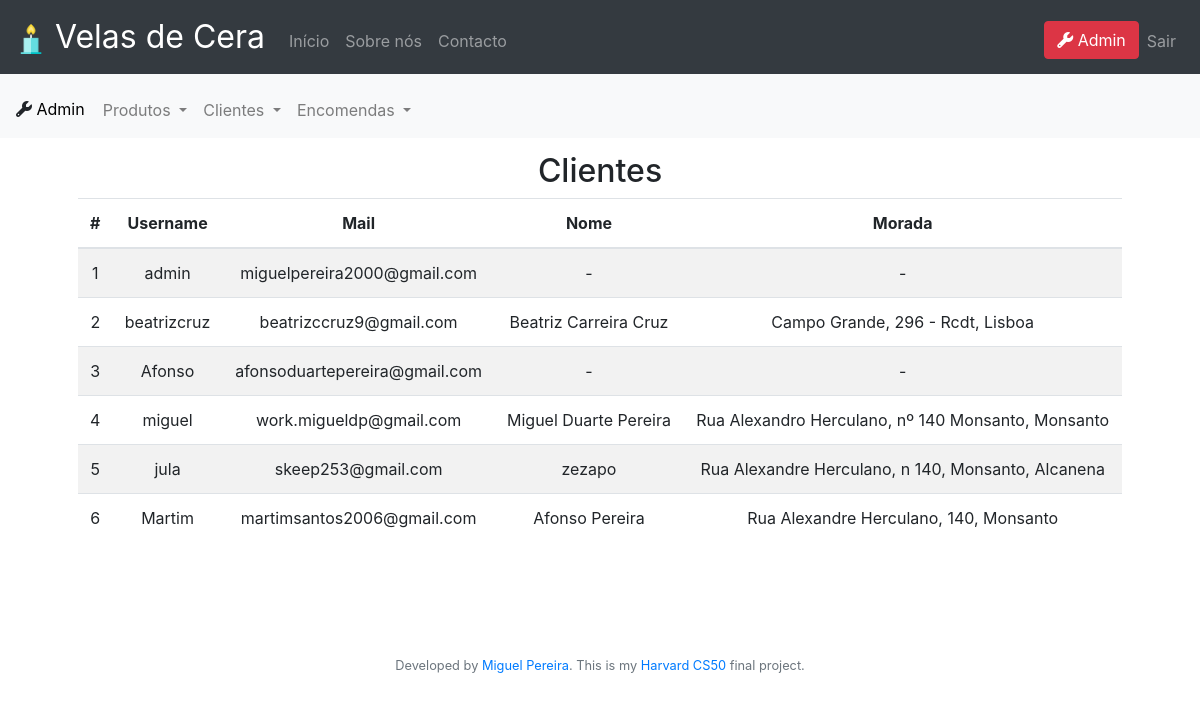
The app's page /admin/clientes (signed in), older data.
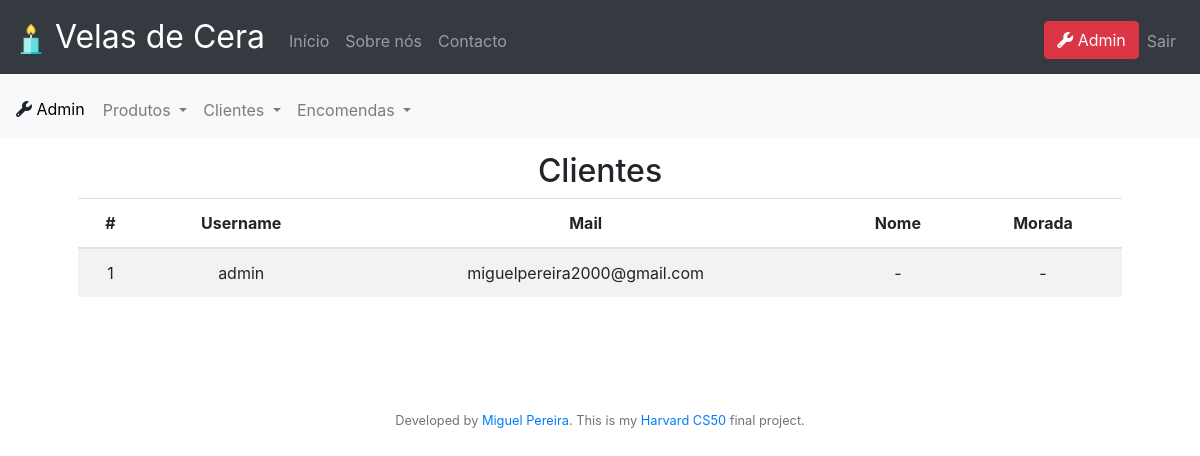
The same page, newer data.
### tables this page shows
CREATE TABLE users (id integer not null primary key autoincrement, username text not null, hash text not null, mail text not null unique, tipo text not null);

CREATE TABLE morada (user_id integer unique not null, zip text not null, city text not null, street text not null, nome text);

### app.py (the view)
@app.route("/admin/clientes", methods=["GET", "POST"])
@admin_login_required
def adminClientes():
    users = db.execute("select id, username, mail, zip, city, street, nome from users left join morada on user_id=id")
    return render_template("adminClientes.html", users=users)

### app.py (called while the page is built)
@app.after_request
def after_request(response):
    response.headers["Cache-Control"] = "no-cache, no-store, must-revalidate"
    response.headers["Expires"] = 0
    response.headers["Pragma"] = "no-cache"
    return response

def admin_login_required(f):
    @wraps(f)
    def decorated_function(*args, **kwargs):
        if session.get("user_id") is None:
            return redirect("/login")
        else:
            rows = db.execute("select * from users where id = :id", id=session.get("user_id"))
            if len(rows) != 1 or rows[0]["tipo"] != "admin":
                return apology("Não és admin", 400)
        return f(*args, **kwargs)
    return decorated_function

### templates/adminClientes.html (shortened to what this page needs)
{% extends "admin.html" %}
{% block mainAdmin %}
<table class="table table-striped">
    <thead>
        <h2>
            Clientes
        </h2>
        <tr>
            <th>#</th>
            <th>Username</th>
            <th>Mail</th>
            <th>Nome</th>
            <th>Morada</th>
        </tr>
    </thead>
    <tbody>
    {% for cliente in users %}
        <tr>
            <td>{{ cliente.id }}</td>
            <td>{{ cliente.username }}</td>
            <td>{{ cliente.mail }}</td>
            <td>
                {% if cliente.nome == None %}
                    -
                {% else %}
                    {{ cliente.nome}}
                {% endif %}
            </td>
            <td>
                {% if cliente.street == None %}
                -
                {% else %}
                {{cliente.street}}, {{cliente.zipcode}} {{cliente.city}}
                {% endif %}
            </td>
        </tr>
    {% endfor %}
    </tbody>
</table>
{% endblock %}

### templates/admin.html (shortened to what this page needs)
{% extends "layout.html" %}
{% block main %}
<nav class="navbar fixed-top navbar-expand-md navbar-light bg-light" style="margin-top: 74px;">
    <div style="margin-top: 5px;">
        <i class="fas fa-wrench"></i><a style="text-decoration: none; color: black; margin-right: 10px;" href="/admin"> Admin</a>
    </div>
    <div class="collapse navbar-collapse" id="navbar">
            <ul class="navbar-nav mr-auto mt-2">
                <li class="nav-item dropdown">
                    <a class="nav-link dropdown-toggle" href="#" id="navbarDropdown" role="button" data-toggle="dropdown" aria-haspopup="true" aria-expanded="false">
                      Produtos
                    </a>
                  </li>
                  <li class="nav-item dropdown">
                    <a class="nav-link dropdown-toggle" href="#" id="navbarDropdown" role="button" data-toggle="dropdown" aria-haspopup="true" aria-expanded="false">
                      Clientes
                    </a>
                  </li>
                  <li class="nav-item dropdown">
                    <a class="nav-link dropdown-toggle" href="#" id="navbarDropdown" role="button" data-toggle="dropdown" aria-haspopup="true" aria-expanded="false">
                      Encomendas
                    </a>
                  </li>
            </ul>
    </div>
</nav>
<main class="container p-5" style="margin-top: 30px;">
    {% block mainAdmin %}{% endblock %}
</main>
{% endblock %}

### templates/layout.html (shortened to what this page needs)
<!DOCTYPE html>
<html lang="pt">
    <head>
        <link href="https://maxcdn.bootstrapcdn.com/bootstrap/4.1.3/css/bootstrap.min.css" rel="stylesheet">
        <link href="/static/styles.css" rel="stylesheet">
    </head>
    <body>
        <nav class="navbar fixed-top navbar-expand-md navbar-dark bg-dark">
            <a class="navbar-brand" href="/"><img src="/static/favicon.png" width="30" height="30" class="d-inline-block align-center" alt="/"> Velas de Cera</a>
            <div class="collapse navbar-collapse" id="navbar">
                    <ul class="navbar-nav mr-auto mt-2">
                        <li class="nav-item"><a class="nav-link" href="/">Início</a></li>
                        <li class="nav-item"><a class="nav-link" href="/about">Sobre nós</a></li>
                        <li class="nav-item"><a class="nav-link" href="/contacto">Contacto</a></li>
                    </ul>
                {% if session.user_id %}
                    <ul class="navbar-nav ml-auto mt-2">
                        {% if session.user_type == 'admin' %}
                            <li class="nav-item"><a class="btn btn-danger" href="/admin">
                                <span style="color: white">
                                    <i class="fas fa-wrench"></i>
                            </span> Admin</a></li>
                        {% else %}
                            <li class="nav-item"><a class="btn btn-primary" href="/cart">
                                <span style="color: white">
                                    <i class="fas fa-shopping-cart"></i>
                              </span> Carrinho</a></li>
                            <li class="nav-item"><a class="nav-link" href="/conta">Conta</a></li>
                        {% endif %}
                        <li class="nav-item"><a class="nav-link" href="/logout">Sair</a></li>
                    </ul>
                {% else %}
                    <ul class="navbar-nav ml-auto mt-2">
                        <li class="nav-item"><a class="nav-link" href="/register">Registar</a></li>
                        <li class="nav-item"><a class="nav-link" href="/login">Entrar</a></li>
                    </ul>
                {% endif %}
            </div>
        </nav>
        <main style="margin-top: 74px;">
            {% block main %}{% endblock %}
        </main>
        <footer class="small text-center text-muted" style="margin-top: 50px; margin-bottom: 50px;">
            Developed by <a href="https://www.linkedin.com/in/miguelduartepereira/">Miguel Pereira</a>. This is my <a href="https://cs50.harvard.edu/x/2020/project/">Harvard CS50</a> final project.
        </footer>
    </body>
</html>

### static/styles.css (style rules this page uses)
nav .navbar-brand { font-size: xx-large; }
main { overflow-x: auto; text-align: center; }

Row changes from the older to the newer data that the page shows:
removed morada: id "2", username "beatrizcruz", mail "beatrizccruz9@gmail.com", nome "Beatriz Carreira Cruz", street "Campo Grande, 296 - Rcdt", city "Lisboa"
removed users: id "3", username "Afonso", mail "afonsoduartepereira@gmail.com"
removed morada: id "4", username "miguel", mail "work.migueldp@gmail.com", nome "Miguel Duarte Pereira", street "Rua Alexandro Herculano, nº 140 Monsanto", city "Monsanto"
removed morada: id "5", username "jula", mail "skeep253@gmail.com", nome "zezapo", street "Rua Alexandre Herculano, n 140", city "Monsanto, Alcanena"
removed morada: id "6", username "Martim", mail "martimsantos2006@gmail.com", nome "Afonso Pereira", street "Rua Alexandre Herculano, 140", city "Monsanto"
